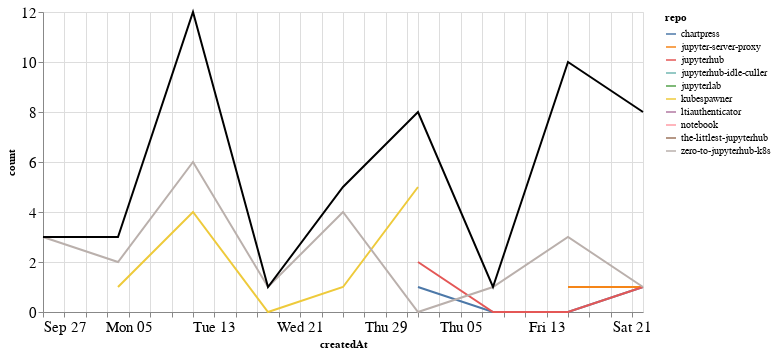

The cell this chart's notebook holds for it:
### Markdown cell above
## Comments

### Code cell
comments_time = comments.groupby('repo').resample('W', on='createdAt').count()['author'].reset_index()
comments_time = comments_time.rename(columns={'author': 'count'})
comments_time_total = comments_time.groupby('createdAt').agg({"count": "sum"}).reset_index()
ch1 = alt.Chart(comments_time, width=600).mark_line().encode(
    x='createdAt',
    y='count',
    color='repo',
    tooltip="repo"
)

ch2 = alt.Chart(comments_time_total, width=600).mark_line(color="black").encode(
    x='createdAt',
    y='count',
)

ch1 + ch2

### Figure 1 — Vega-Lite specification as saved in the notebook (floating-point values rounded to 4 significant figures)
{"config": {"axisLeft": {"labelFontSize": 15}, "axisBottom": {"labelFontSize": 15}}, "layer": [{"data": {"name": "data-599df748c021c99a83c3a2a1511f4350"}, "mark": "line", "encoding": {"color": {"type": "nominal", "field": "repo"}, "tooltip": {"type": "nominal", "field": "repo"}, "x": {"type": "temporal", "field": "createdAt"}, "y": {"type": "quantitative", "field": "count"}}, "width": 600}, {"data": {"name": "data-67017273bcfd031d7c40d461aeec993c"}, "mark": {"type": "line", "color": "black"}, "encoding": {"x": {"type": "temporal", "field": "createdAt"}, "y": {"type": "quantitative", "field": "count"}}, "width": 600}], "$schema": "https://vega.github.io/schema/vega-lite/v4.8.1.json", "datasets": {"data-599df748c021c99a83c3a2a1511f4350": [{"repo": "chartpress", "createdAt": "2020-11-01T00:00:00", "count": 1}, {"repo": "chartpress", "createdAt": "2020-11-08T00:00:00", "count": 0}, {"repo": "chartpress", "createdAt": "2020-11-15T00:00:00", "count": 0}, {"repo": "chartpress", "createdAt": "2020-11-22T00:00:00", "count": 1}, {"repo": "jupyter-server-proxy", "createdAt": "2020-11-15T00:00:00", "count": 1}, {"repo": "jupyter-server-proxy", "createdAt": "2020-11-22T00:00:00", "count": 1}, {"repo": "jupyterhub", "createdAt": "2020-11-01T00:00:00", "count": 2}, {"repo": "jupyterhub", "createdAt": "2020-11-08T00:00:00", "count": 0}, {"repo": "jupyterhub", "createdAt": "2020-11-15T00:00:00", "count": 0}, {"repo": "jupyterhub", "createdAt": "2020-11-22T00:00:00", "count": 1}, {"repo": "jupyterhub-idle-culler", "createdAt": "2020-11-15T00:00:00", "count": 3}, {"repo": "jupyterlab", "createdAt": "2020-11-22T00:00:00", "count": 3}, {"repo": "kubespawner", "createdAt": "2020-10-04T00:00:00", "count": 1}, {"repo": "kubespawner", "createdAt": "2020-10-11T00:00:00", "count": 4}, {"repo": "kubespawner", "createdAt": "2020-10-18T00:00:00", "count": 0}, {"repo": "kubespawner", "createdAt": "2020-10-25T00:00:00", "count": 1}, {"repo": "kubespawner", "createdAt": "2020-11-01T00:00:00", "count": 5}, {"repo": "ltiauthenticator", "createdAt": "2020-11-15T00:00:00", "count": 3}, {"repo": "notebook", "createdAt": "2020-11-22T00:00:00", "count": 1}, {"repo": "the-littlest-jupyterhub", "createdAt": "2020-10-11T00:00:00", "count": 2}, {"repo": "zero-to-jupyterhub-k8s", "createdAt": "2020-09-27T00:00:00", "count": 3}, {"repo": "zero-to-jupyterhub-k8s", "createdAt": "2020-10-04T00:00:00", "count": 2}, {"repo": "zero-to-jupyterhub-k8s", "createdAt": "2020-10-11T00:00:00", "count": 6}, {"repo": "zero-to-jupyterhub-k8s", "createdAt": "2020-10-18T00:00:00", "count": 1}, {"repo": "zero-to-jupyterhub-k8s", "createdAt": "2020-10-25T00:00:00", "count": 4}, {"repo": "zero-to-jupyterhub-k8s", "createdAt": "2020-11-01T00:00:00", "count": 0}, {"repo": "zero-to-jupyterhub-k8s", "createdAt": "2020-11-08T00:00:00", "count": 1}, {"repo": "zero-to-jupyterhub-k8s", "createdAt": "2020-11-15T00:00:00", "count": 3}, {"repo": "zero-to-jupyterhub-k8s", "createdAt": "2020-11-22T00:00:00", "count": 1}], "data-67017273bcfd031d7c40d461aeec993c": [{"createdAt": "2020-09-27T00:00:00", "count": 3}, {"createdAt": "2020-10-04T00:00:00", "count": 3}, {"createdAt": "2020-10-11T00:00:00", "count": 12}, {"createdAt": "2020-10-18T00:00:00", "count": 1}, {"createdAt": "2020-10-25T00:00:00", "count": 5}, {"createdAt": "2020-11-01T00:00:00", "count": 8}, {"createdAt": "2020-11-08T00:00:00", "count": 1}, {"createdAt": "2020-11-15T00:00:00", "count": 10}, {"createdAt": "2020-11-22T00:00:00", "count": 8}]}}
